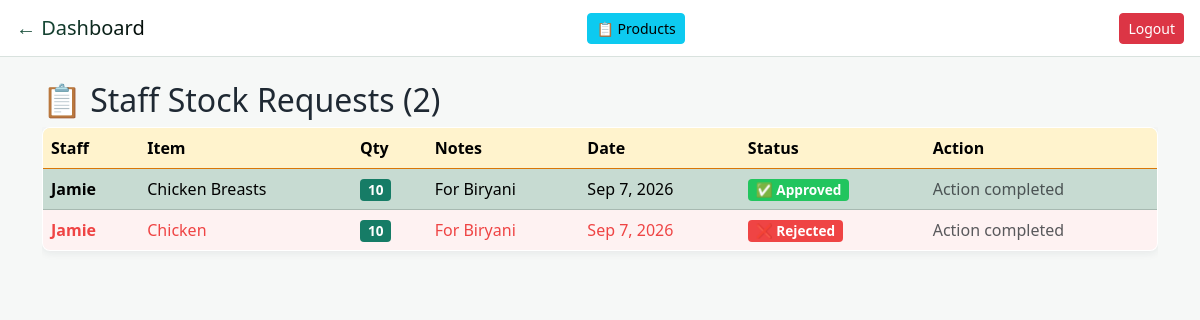
The page /admin/staff_requests.php (signed in) on the database its author committed.
### tables this page shows
CREATE TABLE `stock_requests` (
  `id` int(11) NOT NULL AUTO_INCREMENT,
  `item_name` varchar(150) NOT NULL,
  `quantity_needed` int(11) NOT NULL,
  `notes` text DEFAULT NULL,
  `staff_id` int(11) NOT NULL,
  `status` enum('pending','approved','rejected') NOT NULL DEFAULT 'pending',
  `created_at` timestamp NOT NULL DEFAULT current_timestamp(),
  PRIMARY KEY (`id`)
);

CREATE TABLE `users` (
  `id` int(11) NOT NULL AUTO_INCREMENT,
  `name` varchar(100) NOT NULL,
  `email` varchar(190) NOT NULL,
  `password` varchar(255) NOT NULL,
  `role` enum('admin','staff') NOT NULL DEFAULT 'staff',
  PRIMARY KEY (`id`),
  UNIQUE KEY `email` (`email`)
);

### admin/staff_requests.php (the view, shortened to what this page needs)
<?php
include(__DIR__ . "/../config/db.php");
$requests = $conn->query("
    SELECT sr.*, u.name as staff_name
    FROM stock_requests sr
    JOIN users u ON sr.staff_id = u.id
    ORDER BY sr.created_at DESC
");
$suppliers = $conn->query("SELECT id, supplier_name FROM suppliers ORDER BY supplier_name");
?>
<!DOCTYPE html>
<html>
<head>
   <link href="https://cdn.jsdelivr.net/npm/bootstrap@5.3.2/dist/css/bootstrap.min.css" rel="stylesheet">
    <link href="../css/style.css" rel="stylesheet">
    <link href="https://cdnjs.cloudflare.com/ajax/libs/font-awesome/6.0.0/css/all.min.css" rel="stylesheet">
<body>
    <nav class="navbar navbar-dark bg-dark px-3">
        <a href="dashboard.php" class="navbar-brand">← Dashboard</a>
        <a href="list_products.php" class="btn btn-info btn-sm me-2">📋 Products</a>
        <a href="../auth/logout.php" class="btn btn-danger btn-sm">Logout</a>
    </nav>
    <div class="container mt-4">
        <h2>📋 Staff Stock Requests (<?= $requests->num_rows ?>)</h2>
        <?php if($requests->num_rows > 0): ?>
            <div class="table-responsive">
                <table class="table table-striped">
                    <thead class="table-warning">
                        <tr>
                            <th>Staff</th>
                            <th>Item</th>
                            <th>Qty</th>
                            <th>Notes</th>
                            <th>Date</th>
                            <th>Status</th>
                            <th>Action</th>
                        </tr>
                    </thead>
                    <tbody>
                        <?php while($row = $requests->fetch_assoc()): ?>
                        <tr class="<?= $row['status'] == 'approved' ? 'table-success' : ($row['status'] == 'rejected' ? 'table-danger' : 'table-warning') ?>">
                            <td><strong><?= htmlspecialchars($row['staff_name']) ?></strong></td>
                            <td><?= htmlspecialchars($row['item_name']) ?></td>
                            <td><span class="badge bg-primary"><?= $row['quantity_needed'] ?></span></td>
                            <td><?= htmlspecialchars($row['notes'] ?: 'No notes') ?></td>
                            <td><?= date('M j, Y', strtotime($row['created_at'])) ?></td>
                            <td>
                                <?php if($row['status'] == 'approved'): ?>
                                    <span class="badge bg-success">✅ Approved</span>
                                <?php elseif($row['status'] == 'rejected'): ?>
                                    <span class="badge bg-danger">❌ Rejected</span>
                                <?php else: ?>
                                    <span class="badge bg-warning">⏳ Pending</span>
                                <?php endif; ?>
                            </td>
                            <td>
                                <?php if($row['status'] == 'pending'): ?>
                                    <div class="btn-group" role="group">
                                        <form method="POST" style="display:inline;">
                                            <input type="hidden" name="request_id" value="<?= $row['id'] ?>">
                                            <input type="hidden" name="item_name" value="<?= htmlspecialchars($row['item_name']) ?>">
                                            <input type="hidden" name="quantity_needed" value="<?= $row['quantity_needed'] ?>">
                                            <select name="supplier_id" class="form-select form-select-sm mb-2" required>
                                                <option value="">Choose supplier</option>
                                                <?php while($s = $suppliers->fetch_assoc()): ?>
                                                    <option value="<?= (int)$s['id'] ?>"><?= htmlspecialchars($s['supplier_name']) ?></option>
                                                <?php endwhile; ?>
                                            </select>
                                            <button type="submit" name="accept" class="btn btn-success btn-sm"
                                                    onclick="return confirm('✅ APPROVE & Add <?= htmlspecialchars($row['item_name']) ?> to inventory?')">
                                                ✅ Accept
                                            </button>
                                        </form>
                                        <form method="POST" style="display:inline;">
                                            <input type="hidden" name="request_id" value="<?= $row['id'] ?>">
                                            <button type="submit" name="decline" class="btn btn-danger btn-sm"
                                                    onclick="return confirm('❌ DECLINE this request?')">
                                                ❌ Decline
                                            </button>
                                        </form>
                                    </div>
                                <?php else: ?>
                                    <span class="text-muted">Action completed</span>
                                <?php endif; ?>
                            </td>
                        </tr>
                        <?php endwhile; ?>
                    </tbody>
                </table>
            </div>
        <?php else: ?>
            <div class="alert alert-info">No pending requests. Kitchen is fully stocked! 😊</div>
        <?php endif; ?>
    </div>
</body>
</html>

### css/style.css (style rules this page uses)
:root { --primary-mint: #3EB489; --primary-dark: #2E8F6E; --secondary-white: #FFFFFF; --light-bg: #E8F8F2; --success: #22C55E; --danger: #EF4444; --text-dark: #1F2937; --text-light: #6B7280; --shadow: 0 4px 6px -1px rgba(62, 180, 137, 0.2); --border: #D1EDE3; }
.navbar { background: linear-gradient(135deg, var(--primary-mint), var(--primary-dark)) !important; box-shadow: var(--shadow) !important; border-bottom: 3px solid var(--success) !important; }
body { background: linear-gradient(to bottom, var(--light-bg), #F0FBF4) !important; color: var(--text-dark) !important; font-family: 'Segoe UI', Tahoma, Geneva, Verdana, sans-serif; }
.navbar-brand { background: linear-gradient(135deg, #1f6249, #000000); -webkit-background-clip: text; -webkit-text-fill-color: transparent; background-clip: text; }
.btn-warning, .bg-warning, .table-warning { background-color: var(--danger) !important; border-color: #DC2626 !important; }
.table-danger { --bs-table-bg: #FEF2F2; --bs-table-color: var(--danger); }
.table-success, .bg-success { --bs-bg-opacity: 1; background-color: var(--success) !important; }
.badge { border-radius: 20px !important; padding: 6px 12px !important; font-weight: 600 !important; font-size: 0.85em !important; }
.badge.bg-success { background: var(--success) !important; }
.badge.bg-danger { background: var(--danger) !important; }
.badge.bg-primary { background: var(--primary-mint) !important; }
.table { background: var(--secondary-white) !important; border-radius: 16px !important; overflow: hidden !important; box-shadow: var(--shadow) !important; border: 2px solid var(--border) !important; }
.table thead { background: linear-gradient(135deg, var(--primary-mint), var(--primary-dark)) !important; color: white !important; }
.container { animation: slideInUp 0.6s ease-out; }
:root { --primary-mint: #167c66; --primary-dark: #115e50; --light-bg: #f6f8f7; --border: #d9e2de; --text-dark: #1f2933; --text-light: #667085; --shadow: 0 2px 8px rgba(31, 41, 51, 0.08); }
body { background: var(--light-bg) !important; color: var(--text-dark) !important; font-family: "Segoe UI", Tahoma, sans-serif; }
.navbar, .navbar[style] { background: #ffffff !important; border-bottom: 1px solid var(--border) !important; box-shadow: none !important; }
.navbar-dark .navbar-brand, .navbar-dark .nav-link, .navbar .navbar-brand, .navbar .nav-link { color: var(--text-dark) !important; }
.card, .table { border: 1px solid var(--border) !important; border-radius: 8px !important; box-shadow: var(--shadow) !important; transition: none !important; }
.btn-warning, .bg-warning, .table-warning { background-color: #f59e0b !important; border-color: #d97706 !important; }
.badge { border-radius: 4px !important; padding: 4px 8px !important; }
.table thead { background: #eef3f1 !important; color: var(--text-dark) !important; }
.container, .container-fluid { animation: none !important; }

### rows shown on the page
stock_requests: users.name "Jamie", item_name "Chicken Breasts", quantity_needed "10", notes "For Biryani", created_at "Sep 7, 2026", status "✅ Approved"
stock_requests: users.name "Jamie", item_name "Chicken", quantity_needed "10", notes "For Biryani", created_at "Sep 7, 2026", status "❌ Rejected"

### other values the page prints
$requests->num_rows "2"
